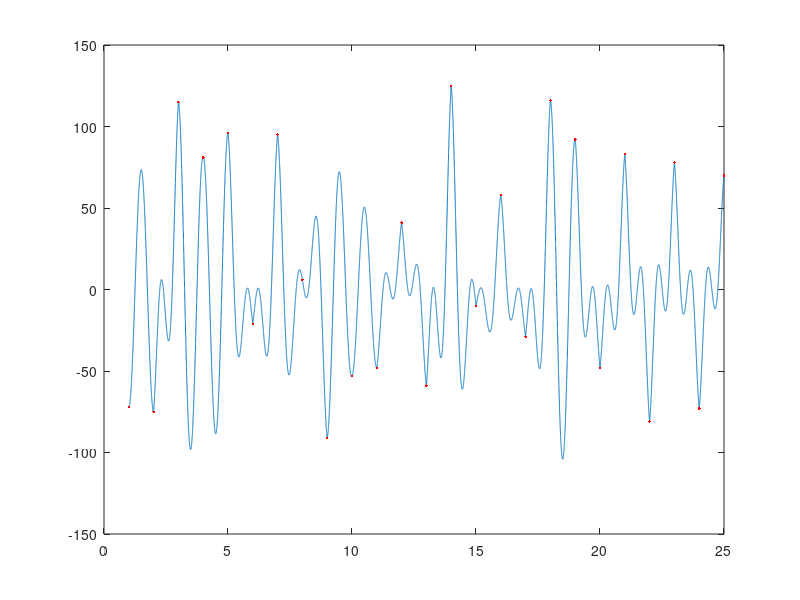

This figure's MATLAB source:
clc, close all, clear all
%initial array gotta change it to input 'img' type later!!

rng(7459);
arr = randi([-126,126],1024,1);
a = arr(1:25);
n = numel(a);
ty = .001;
t = 1:n;
i = sqrt(-1);
dt = 0:ty:1-ty; 

%radius change along arr_initialized!!

slope = a(2:n)-a(1:n-1);
A = repmat(a(1:n-1),1,1/ty);
dum_rad = A + (dt.*slope);
d_rad = reshape(dum_rad',[1,numel(dum_rad)]);
rad = d_rad;
size(rad)

time = 1:ty:n-ty;
e = exp(((-2*pi*time)+(pi/2))*i);
epc = (rad.*e);

epc_p = imag(epc)  ;
abs(epc);



plot(time,epc_p),hold on
plot(a,'r.')

%OUT OUT EPC_P;
%FINALLY THIS CRAP IS DONE!!!